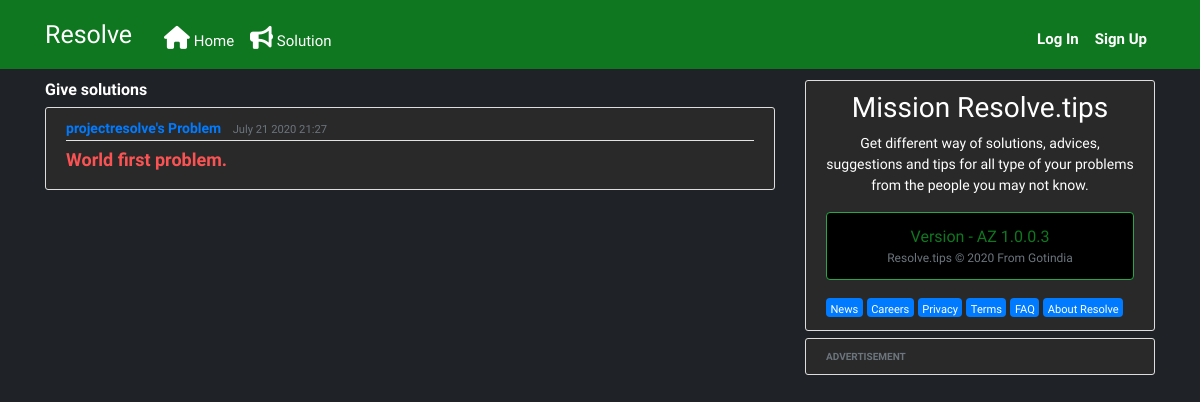
Page /givesolutions/ on the earlier database version.
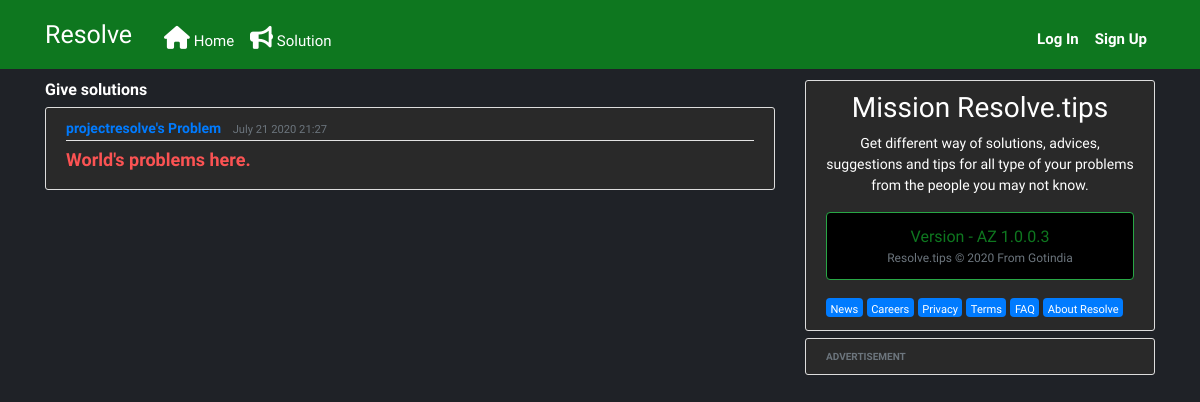
Same page on the later database version.
### feeds/models.py (models this page shows, shortened)
class Post(models.Model):
    title = models.CharField(max_length=300)
    content = models.TextField()
    date_posted = models.DateTimeField(default=timezone.now)
    author = models.ForeignKey(User, on_delete=models.CASCADE)
    slug = models.SlugField(max_length=300, null=True, blank=True, unique=True)
    def get_absolute_url(self):
        return reverse('post-detail', kwargs={'slug': self.slug})

### feeds/views.py (the view)
# urls.py: path('givesolutions/', views.givesolution , name='feeds-givesolution'),
def givesolution(request):
    context = {
        'posts': Post.objects.all()
    }
    return render(request, 'feeds/givesolution.html', context)

### feeds/templates/feeds/givesolution.html (shortened to what this page needs)
{% extends "feeds/base.html" %}
{% block content %}
    <h6 class="resolveh6">Give solutions</h6>
  {% for post in posts %}
      <article class="media content-section">
           <div class="media-body">
             <div class="article-metadata">
               <a class="mr-2 linktext" href="{% url 'user-posts' post.author.username %}">{{ post.author }}'s Problem</a>
               <small class="text-muted">{{ post.date_posted|date:"F d Y H:i" }}</small>
             </div>
             <h5 class="articlemargin"><a class="article-title" href="{{ post.get_absolute_url }}">{{ post.title }}</a></h5>
           </div>
      </article>
   {% endfor %}
{% endblock content %}

Differences in the rows shown:
changed Post "projectresolve": title "World first problem." → "World's problems here."
